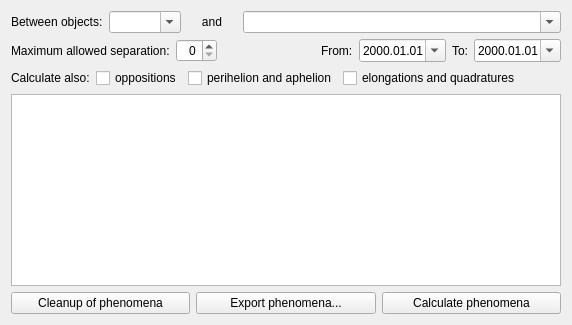
        <widget class="QWidget" name="stackedWidgetPage4">
         <layout class="QGridLayout" name="gridLayout_4">
          <item row="0" column="0" colspan="2">
           <layout class="QHBoxLayout" name="horizontalLayout_5">
            <item>
             <widget class="QLabel" name="betweenObjectsLabel">
              <property name="text">
               <string>Between objects:</string>
              </property>
             </widget>
            </item>
            <item>
             <widget class="QComboBox" name="object1ComboBox">
              <property name="editable">
               <bool>true</bool>
              </property>
              <property name="insertPolicy">
               <enum>QComboBox::NoInsert</enum>
              </property>
             </widget>
            </item>
            <item>
             <widget class="QLabel" name="andLabel">
              <property name="sizePolicy">
               <sizepolicy hsizetype="Fixed" vsizetype="Preferred">
                <horstretch>0</horstretch>
                <verstretch>0</verstretch>
               </sizepolicy>
              </property>
              <property name="minimumSize">
               <size>
                <width>50</width>
                <height>0</height>
               </size>
              </property>
              <property name="text">
               <string>and</string>
              </property>
              <property name="alignment">
               <set>Qt::AlignCenter</set>
              </property>
             </widget>
            </item>
            <item>
             <widget class="QComboBox" name="object2ComboBox">
              <property name="sizePolicy">
               <sizepolicy hsizetype="MinimumExpanding" vsizetype="Fixed">
                <horstretch>0</horstretch>
                <verstretch>0</verstretch>
               </sizepolicy>
              </property>
              <property name="editable">
               <bool>true</bool>
              </property>
              <property name="insertPolicy">
               <enum>QComboBox::NoInsert</enum>
              </property>
             </widget>
            </item>
           </layout>
          </item>
          <item row="1" column="0" colspan="2">
           <layout class="QHBoxLayout" name="horizontalLayout_33">
            <item>
             <layout class="QHBoxLayout" name="horizontalLayout_8">
              <item>
               <widget class="QLabel" name="allowedSeparationLabel">
                <property name="toolTip">
                 <string/>
                </property>
                <property name="text">
                 <string>Maximum allowed separation:</string>
                </property>
               </widget>
              </item>
              <item>
               <widget class="AngleSpinBox" name="allowedSeparationSpinBox">
                <property name="sizePolicy">
                 <sizepolicy hsizetype="Minimum" vsizetype="Fixed">
                  <horstretch>0</horstretch>
                  <verstretch>0</verstretch>
                 </sizepolicy>
                </property>
                <property name="alignment">
                 <set>Qt::AlignRight|Qt::AlignTrailing|Qt::AlignVCenter</set>
                </property>
               </widget>
              </item>
             </layout>
            </item>
            <item>
             <spacer name="horizontalSpacer_9">
              <property name="orientation">
               <enum>Qt::Horizontal</enum>
              </property>
              <property name="sizeType">
               <enum>QSizePolicy::MinimumExpanding</enum>
              </property>
              <property name="sizeHint" stdset="0">
               <size>
                <width>40</width>
                <height>20</height>
               </size>
              </property>
             </spacer>
            </item>
            <item>
             <layout class="QHBoxLayout" name="horizontalLayout_6">
              <item>
               <widget class="QLabel" name="phenomenFromLabel">
                <property name="text">
                 <string>From:</string>
                </property>
               </widget>
              </item>
              <item>
               <widget class="QDateEdit" name="phenomenFromDateEdit">
                <property name="wrapping">
                 <bool>true</bool>
                </property>
                <property name="displayFormat">
                 <string notr="true">yyyy.MM.dd</string>
                </property>
                <property name="calendarPopup">
                 <bool>true</bool>
                </property>
               </widget>
              </item>
             </layout>
            </item>
            <item>
             <layout class="QHBoxLayout" name="horizontalLayout_7">
              <property name="rightMargin">
               <number>0</number>
              </property>
              <item>
               <widget class="QLabel" name="phenomenToLabel">
                <property name="text">
                 <string>To:</string>
                </property>
               </widget>
              </item>
              <item>
               <widget class="QDateEdit" name="phenomenToDateEdit">
                <property name="wrapping">
                 <bool>true</bool>
                </property>
                <property name="displayFormat">
                 <string notr="true">yyyy.MM.dd</string>
                </property>
                <property name="calendarPopup">
                 <bool>true</bool>
                </property>
               </widget>
              </item>
             </layout>
            </item>
           </layout>
          </item>
          <item row="6" column="0" colspan="2">
           <layout class="QHBoxLayout" name="horizontalLayout_9">
            <item>
             <widget class="QPushButton" name="phenomenaCleanupButton">
              <property name="text">
               <string>Cleanup of phenomena</string>
              </property>
             </widget>
            </item>
            <item>
             <widget class="QPushButton" name="phenomenaSaveButton">
              <property name="text">
               <string>Export phenomena...</string>
              </property>
             </widget>
            </item>
            <item>
             <widget class="QPushButton" name="phenomenaPushButton">
              <property name="toolTip">
               <string>Calculations require time, please be patient</string>
              </property>
              <property name="text">
               <string>Calculate phenomena</string>
              </property>
             </widget>
            </item>
           </layout>
          </item>
          <item row="5" column="0" colspan="2">
           <widget class="QTreeWidget" name="phenomenaTreeWidget">
            <property name="editTriggers">
             <set>QAbstractItemView::NoEditTriggers</set>
            </property>
            <property name="rootIsDecorated">
             <bool>false</bool>
            </property>
            <property name="uniformRowHeights">
             <bool>true</bool>
            </property>
            <property name="itemsExpandable">
             <bool>false</bool>
            </property>
            <property name="sortingEnabled">
             <bool>true</bool>
            </property>
            <property name="expandsOnDoubleClick">
             <bool>false</bool>
            </property>
            <property name="columnCount">
             <number>0</number>
            </property>
           </widget>
          </item>
          <item row="3" column="0" colspan="2">
           <layout class="QHBoxLayout" name="horizontalLayout_27">
            <item>
             <widget class="QLabel" name="label_5">
              <property name="text">
               <string>Calculate also:</string>
              </property>
             </widget>
            </item>
            <item>
             <widget class="QCheckBox" name="phenomenaOppositionCheckBox">
              <property name="text">
               <string>oppositions</string>
              </property>
             </widget>
            </item>
            <item>
             <widget class="QCheckBox" name="phenomenaPerihelionAphelionCheckBox">
              <property name="text">
               <string>perihelion and aphelion</string>
              </property>
             </widget>
            </item>
            <item>
             <widget class="QCheckBox" name="phenomenaElongationQuadratureCheckBox">
              <property name="text">
               <string>elongations and quadratures</string>
              </property>
             </widget>
            </item>
            <item>
             <spacer name="horizontalSpacer_4">
              <property name="orientation">
               <enum>Qt::Horizontal</enum>
              </property>
              <property name="sizeHint" stdset="0">
               <size>
                <width>40</width>
                <height>20</height>
               </size>
              </property>
             </spacer>
            </item>
           </layout>
          </item>
         </layout>
        </widget>
